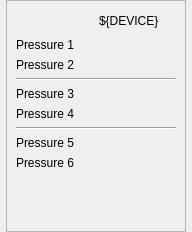
<?xml version="1.0" encoding="UTF-8"?>
<ui version="4.0">
 <class>Form</class>
 <widget class="QWidget" name="Form">
  <property name="geometry">
   <rect>
    <x>0</x>
    <y>0</y>
    <width>192</width>
    <height>232</height>
   </rect>
  </property>
  <property name="windowTitle">
   <string>Form</string>
  </property>
  <layout class="QGridLayout" name="gridLayout">
   <property name="leftMargin">
    <number>0</number>
   </property>
   <property name="topMargin">
    <number>0</number>
   </property>
   <property name="rightMargin">
    <number>0</number>
   </property>
   <property name="bottomMargin">
    <number>0</number>
   </property>
   <item row="0" column="0">
    <widget class="QFrame" name="frame">
     <property name="minimumSize">
      <size>
       <width>180</width>
       <height>220</height>
      </size>
     </property>
     <property name="maximumSize">
      <size>
       <width>180</width>
       <height>260</height>
      </size>
     </property>
     <property name="autoFillBackground">
      <bool>true</bool>
     </property>
     <property name="frameShape">
      <enum>QFrame::StyledPanel</enum>
     </property>
     <property name="frameShadow">
      <enum>QFrame::Raised</enum>
     </property>
     <layout class="QGridLayout" name="gridLayout_2">
      <item row="5" column="0">
       <widget class="QLabel" name="label_4">
        <property name="text">
         <string>Pressure 4</string>
        </property>
       </widget>
      </item>
      <item row="2" column="0">
       <widget class="QLabel" name="label_2">
        <property name="text">
         <string>Pressure 2</string>
        </property>
       </widget>
      </item>
      <item row="6" column="0" colspan="2">
       <widget class="Line" name="line_2">
        <property name="orientation">
         <enum>Qt::Horizontal</enum>
        </property>
       </widget>
      </item>
      <item row="2" column="1">
       <widget class="PyDMLabel" name="PyDMLabel_2">
        <property name="enabled">
         <bool>true</bool>
        </property>
        <property name="toolTip">
         <string/>
        </property>
        <property name="whatsThis">
         <string/>
        </property>
        <property name="channel" stdset="0">
         <string>ca://${DEVICE}:PressureRb-2s</string>
        </property>
       </widget>
      </item>
      <item row="7" column="1">
       <widget class="PyDMLabel" name="PyDMLabel_5">
        <property name="toolTip">
         <string/>
        </property>
        <property name="whatsThis">
         <string/>
        </property>
        <property name="channel" stdset="0">
         <string>ca://${DEVICE}:PressureRb-5s</string>
        </property>
       </widget>
      </item>
      <item row="8" column="0">
       <widget class="QLabel" name="label_6">
        <property name="text">
         <string>Pressure 6</string>
        </property>
       </widget>
      </item>
      <item row="8" column="1">
       <widget class="PyDMLabel" name="PyDMLabel_6">
        <property name="toolTip">
         <string/>
        </property>
        <property name="whatsThis">
         <string/>
        </property>
        <property name="channel" stdset="0">
         <string>ca://${DEVICE}:PressureRb-6s</string>
        </property>
       </widget>
      </item>
      <item row="1" column="1">
       <widget class="PyDMLabel" name="PyDMLabel">
        <property name="toolTip">
         <string/>
        </property>
        <property name="whatsThis">
         <string/>
        </property>
        <property name="channel" stdset="0">
         <string>ca://${DEVICE}:PressureRb-1s</string>
        </property>
        <property name="displayFormat" stdset="0">
         <enum>PyDMLabel::Default</enum>
        </property>
       </widget>
      </item>
      <item row="3" column="0" colspan="2">
       <widget class="Line" name="line">
        <property name="orientation">
         <enum>Qt::Horizontal</enum>
        </property>
       </widget>
      </item>
      <item row="4" column="0">
       <widget class="QLabel" name="label_3">
        <property name="text">
         <string>Pressure 3</string>
        </property>
       </widget>
      </item>
      <item row="4" column="1">
       <widget class="PyDMLabel" name="PyDMLabel_3">
        <property name="toolTip">
         <string/>
        </property>
        <property name="whatsThis">
         <string/>
        </property>
        <property name="channel" stdset="0">
         <string>ca://${DEVICE}:PressureRb-3s</string>
        </property>
       </widget>
      </item>
      <item row="0" column="1">
       <widget class="QLabel" name="label_7">
        <property name="toolTip">
         <string>${DEVICE}</string>
        </property>
        <property name="text">
         <string>${DEVICE}</string>
        </property>
       </widget>
      </item>
      <item row="7" column="0">
       <widget class="QLabel" name="label_5">
        <property name="text">
         <string>Pressure 5</string>
        </property>
       </widget>
      </item>
      <item row="0" column="0">
       <widget class="PyDMRelatedDisplayButton" name="btn1">
        <property name="toolTip">
         <string>${DEVICE} Config</string>
        </property>
        <property name="whatsThis">
         <string>
    A QPushButton capable of opening a new Display at the same of at a
    new window.

    Parameters
    ----------
    init_channel : str, optional
        The channel to be used by the widget.

    filename : str, optional
        The file to be opened
    </string>
        </property>
        <property name="iconSize">
         <size>
          <width>30</width>
          <height>24</height>
         </size>
        </property>
        <property name="flat">
         <bool>true</bool>
        </property>
        <property name="macros" stdset="0">
         <string>{&quot;DEVICE&quot; :&quot;${DEVICE}&quot;, &quot;A&quot;:&quot;${A}&quot;,&quot;B&quot;:&quot;${B}&quot;, &quot;C&quot;:&quot;${C}&quot;}</string>
        </property>
        <property name="openInNewWindow" stdset="0">
         <bool>true</bool>
        </property>
       </widget>
      </item>
      <item row="5" column="1">
       <widget class="PyDMLabel" name="PyDMLabel_4">
        <property name="toolTip">
         <string/>
        </property>
        <property name="whatsThis">
         <string/>
        </property>
        <property name="channel" stdset="0">
         <string>ca://${DEVICE}:PressureRb-4s</string>
        </property>
       </widget>
      </item>
      <item row="9" column="0">
       <spacer name="verticalSpacer">
        <property name="orientation">
         <enum>Qt::Vertical</enum>
        </property>
        <property name="sizeHint" stdset="0">
         <size>
          <width>20</width>
          <height>40</height>
         </size>
        </property>
       </spacer>
      </item>
      <item row="1" column="0">
       <widget class="QLabel" name="label">
        <property name="text">
         <string>Pressure 1</string>
        </property>
       </widget>
      </item>
     </layout>
    </widget>
   </item>
  </layout>
 </widget>
 <customwidgets>
  <customwidget>
   <class>PyDMLabel</class>
   <extends>QLabel</extends>
   <header>pydm.widgets.label</header>
  </customwidget>
  <customwidget>
   <class>PyDMRelatedDisplayButton</class>
   <extends>QPushButton</extends>
   <header>pydm.widgets.related_display_button</header>
  </customwidget>
 </customwidgets>
 <resources/>
 <connections/>
</ui>
